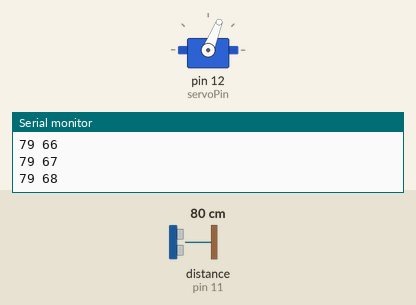
This program was run on a simulated Arduino Uno, built with avr-gcc and run on an emulated ATmega328P. Parts: servo, the last lines printed to the serial monitor. Wiring (inferred from the names in the program): ultrasonic range finder: trigger pin 10; echo pin 11. Inputs (shaded band) come from the test bench; at power-on: distance to the obstacle (sensor on pin 11) 80 cm. The echo pulse lasts 58.3 µs per cm.

Above: at 1.2 s.
1.3 s: distance to the obstacle (sensor on pin 11) set to 60 cm
At 2.2 s:
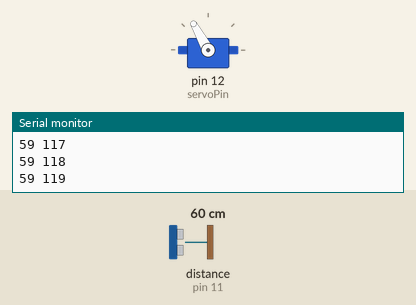
4.3 s: distance to the obstacle (sensor on pin 11) set to 299 cm
At 5.2 s:
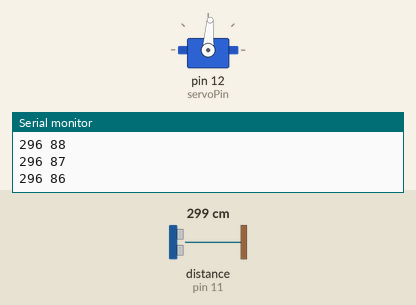
7.3 s: distance to the obstacle (sensor on pin 11) set to 120 cm
At 7.59 s:
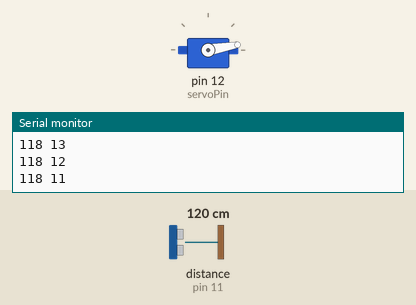
10.3 s: distance to the obstacle (sensor on pin 11) set to 2 cm
Timing chart, 0 to 14.3 s (numbered marks = the images above; inputs shaded):
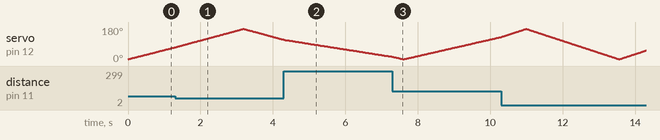

The program:

main.cpp
```cpp
#include <Arduino.h>
#include <Servo.h>


Servo myservo;

// ultrasonik sensör pinleri
const int trigPin = 10;
const int echoPin = 11;
const int servoPin = 12;

// diğer değişkenler
const int delayTime = 15;
const float soundSpeed = 0.034;
long duration;
int distance;
int pos = 0;

void scan(int pos) {
  // ultrasonik sensör ile mesafe ölçümü
  digitalWrite(trigPin, LOW);
  delayMicroseconds(2);
  digitalWrite(trigPin, HIGH);
  delayMicroseconds(10);
  digitalWrite(trigPin, LOW);

  // echo süresini ölç
  duration = pulseIn(echoPin, HIGH);

  // mesafeyi hesapla (cm cinsinden)
  distance = duration * soundSpeed / 2;

  // ölçülen mesafe ve açı bilgisini seri porta gönder
  Serial.println(String(distance) + " " + String(pos));
}

void setup() {
  // servo motor pini tanımla
  myservo.attach(servoPin);

  // ultrasonik sensör pinlerini ayarla
  pinMode(trigPin, OUTPUT);
  pinMode(echoPin, INPUT);

  // seri haberleşmeyi başlat
  Serial.begin(9600);
}

void loop() {

  for (pos = 10; pos <= 170; pos += 1) {
    myservo.write(pos);
    scan(pos); // Her adımda tarama yap
    delay(delayTime);
  }


  for (pos = 170; pos >= 10; pos -= 1) {
    myservo.write(pos);
    scan(pos);
    delay(delayTime);
  }
}
```
